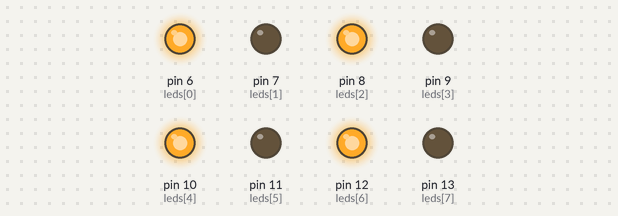
The sketch below on a simulated Arduino Uno, built with avr-gcc and run on an emulated ATmega328P. On the bench: output pins drawn as LEDs (lit = HIGH).

Above: at 0.1 s.
At 2.7 s:
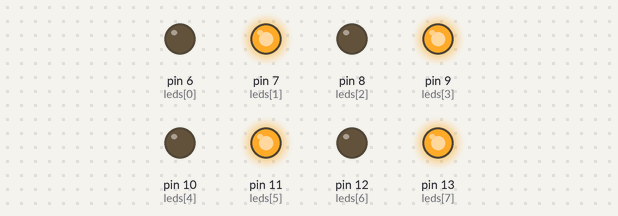
Timing chart, 0 to 3.0 s (numbered marks = the images above):
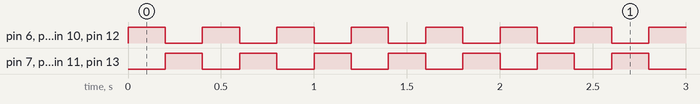

Measured:
- by itself, pin 6 (leds[0]), pin 7 (leds[1]), pin 8 (leds[2]), pin 9 (leds[3]), pin 10 (leds[4]), pin 11 (leds[5]), pin 12 (leds[6]), pin 13 (leds[7]): alternates HIGH for 0.20 s and LOW for 0.20 s

The sketch:

Luces_de_policia.ino
```cpp
/*
  Luces de policia
*/
int leds[] = {6,7,8,9,10,11,12,13};

void setup() {
  for (int i = 0; i <= (sizeof(leds) / sizeof(leds[0])) - 1; i++) {
    pinMode(leds[i],OUTPUT);
  }
}

void loop() {
  luces(HIGH);
  luces(LOW);
}

void luces(int estado) {
  for (int i = 0; i <= (sizeof(leds) / sizeof(leds[0])) - 1; i += 2) {
    digitalWrite(leds[i], estado);
    digitalWrite(leds[i + 1], !estado);
  }
  delay(200);
}
```
